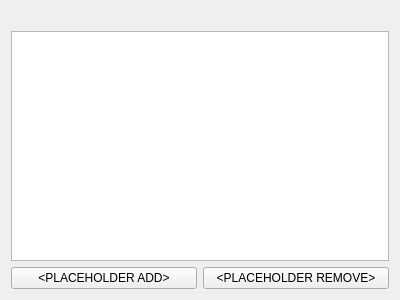
<?xml version="1.0" encoding="UTF-8"?>
<ui version="4.0">
 <class>CompositionEditorWidget</class>
 <widget class="QWidget" name="CompositionEditorWidget">
  <property name="geometry">
   <rect>
    <x>0</x>
    <y>0</y>
    <width>400</width>
    <height>300</height>
   </rect>
  </property>
  <property name="windowTitle">
   <string>Form</string>
  </property>
  <layout class="QVBoxLayout" name="verticalLayout">
   <item>
    <widget class="QLabel" name="ql_title">
     <property name="text">
      <string>&lt;PLACEHOLDER TITLE&gt;</string>
     </property>
    </widget>
   </item>
   <item>
    <widget class="CopiableItemsTableView" name="qtbv_constituents"/>
   </item>
   <item>
    <layout class="QHBoxLayout" name="horizontalLayout">
     <item>
      <widget class="QPushButton" name="qpb_add">
       <property name="text">
        <string>&lt;PLACEHOLDER ADD&gt;</string>
       </property>
      </widget>
     </item>
     <item>
      <widget class="QPushButton" name="qpb_remove">
       <property name="text">
        <string>&lt;PLACEHOLDER REMOVE&gt;</string>
       </property>
      </widget>
     </item>
    </layout>
   </item>
  </layout>
 </widget>
 <customwidgets>
  <customwidget>
   <class>CopiableItemsTableView</class>
   <extends>QTableView</extends>
   <header>src/ui/copiableitemstableview.h</header>
  </customwidget>
 </customwidgets>
 <resources/>
 <connections/>
</ui>
